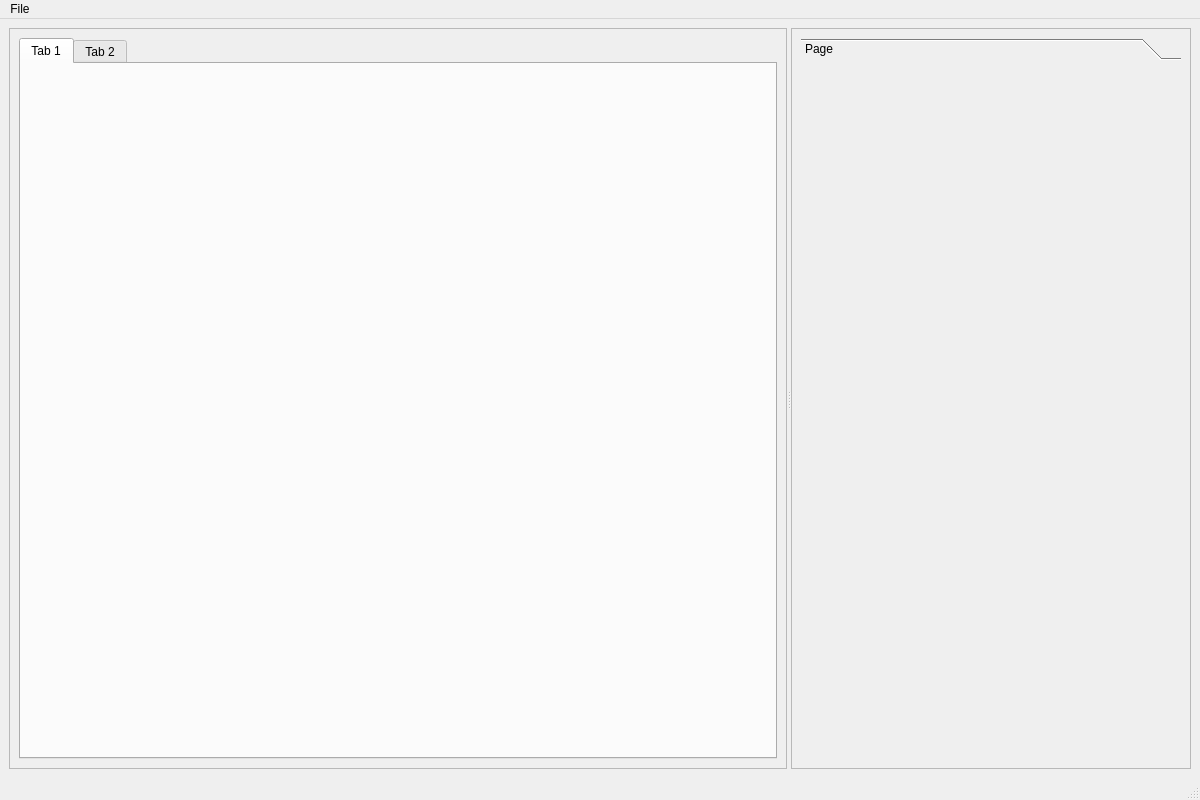
<?xml version="1.0" encoding="UTF-8"?>
<ui version="4.0">
 <class>MainWindow</class>
 <widget class="QMainWindow" name="MainWindow">
  <property name="geometry">
   <rect>
    <x>0</x>
    <y>0</y>
    <width>1200</width>
    <height>800</height>
   </rect>
  </property>
  <property name="windowTitle">
   <string/>
  </property>
  <widget class="QWidget" name="centralWidget">
   <property name="sizePolicy">
    <sizepolicy hsizetype="Preferred" vsizetype="Preferred">
     <horstretch>0</horstretch>
     <verstretch>0</verstretch>
    </sizepolicy>
   </property>
   <layout class="QHBoxLayout" name="horizontalLayout">
    <item>
     <widget class="QSplitter" name="splitter">
      <property name="sizePolicy">
       <sizepolicy hsizetype="Expanding" vsizetype="Preferred">
        <horstretch>0</horstretch>
        <verstretch>0</verstretch>
       </sizepolicy>
      </property>
      <property name="orientation">
       <enum>Qt::Horizontal</enum>
      </property>
      <widget class="QFrame" name="viewFrame">
       <property name="sizePolicy">
        <sizepolicy hsizetype="Preferred" vsizetype="Preferred">
         <horstretch>100</horstretch>
         <verstretch>0</verstretch>
        </sizepolicy>
       </property>
       <property name="minimumSize">
        <size>
         <width>0</width>
         <height>0</height>
        </size>
       </property>
       <property name="maximumSize">
        <size>
         <width>16777215</width>
         <height>16777215</height>
        </size>
       </property>
       <property name="frameShape">
        <enum>QFrame::StyledPanel</enum>
       </property>
       <property name="frameShadow">
        <enum>QFrame::Raised</enum>
       </property>
       <layout class="QHBoxLayout" name="horizontalLayout_2">
        <item>
         <widget class="QTabWidget" name="viewTab">
          <widget class="QWidget" name="tab1">
           <attribute name="title">
            <string>Tab 1</string>
           </attribute>
          </widget>
          <widget class="QWidget" name="tab2">
           <attribute name="title">
            <string>Tab 2</string>
           </attribute>
          </widget>
         </widget>
        </item>
       </layout>
      </widget>
      <widget class="QFrame" name="toolFrame">
       <property name="enabled">
        <bool>true</bool>
       </property>
       <property name="sizePolicy">
        <sizepolicy hsizetype="Preferred" vsizetype="Preferred">
         <horstretch>100</horstretch>
         <verstretch>0</verstretch>
        </sizepolicy>
       </property>
       <property name="minimumSize">
        <size>
         <width>0</width>
         <height>0</height>
        </size>
       </property>
       <property name="maximumSize">
        <size>
         <width>400</width>
         <height>16777215</height>
        </size>
       </property>
       <property name="frameShape">
        <enum>QFrame::StyledPanel</enum>
       </property>
       <property name="frameShadow">
        <enum>QFrame::Raised</enum>
       </property>
       <layout class="QHBoxLayout" name="horizontalLayout_3">
        <item>
         <widget class="QToolBox" name="toolBox">
          <property name="sizePolicy">
           <sizepolicy hsizetype="Preferred" vsizetype="Preferred">
            <horstretch>0</horstretch>
            <verstretch>0</verstretch>
           </sizepolicy>
          </property>
          <property name="currentIndex">
           <number>0</number>
          </property>
          <widget class="QWidget" name="page">
           <property name="geometry">
            <rect>
             <x>0</x>
             <y>0</y>
             <width>82</width>
             <height>686</height>
            </rect>
           </property>
           <attribute name="label">
            <string>Page</string>
           </attribute>
          </widget>
         </widget>
        </item>
       </layout>
      </widget>
     </widget>
    </item>
   </layout>
  </widget>
  <widget class="QMenuBar" name="menuBar">
   <property name="geometry">
    <rect>
     <x>0</x>
     <y>0</y>
     <width>1200</width>
     <height>23</height>
    </rect>
   </property>
   <widget class="QMenu" name="menuFile">
    <property name="title">
     <string>File</string>
    </property>
    <addaction name="actionQuit"/>
   </widget>
   <addaction name="menuFile"/>
  </widget>
  <widget class="QStatusBar" name="statusbar"/>
  <action name="actionQuit">
   <property name="text">
    <string>&amp;Quit</string>
   </property>
   <property name="shortcut">
    <string>Ctrl+Q</string>
   </property>
  </action>
 </widget>
 <resources/>
 <connections>
  <connection>
   <sender>actionQuit</sender>
   <signal>triggered()</signal>
   <receiver>MainWindow</receiver>
   <slot>close()</slot>
   <hints>
    <hint type="sourcelabel">
     <x>-1</x>
     <y>-1</y>
    </hint>
    <hint type="destinationlabel">
     <x>399</x>
     <y>299</y>
    </hint>
   </hints>
  </connection>
 </connections>
</ui>
